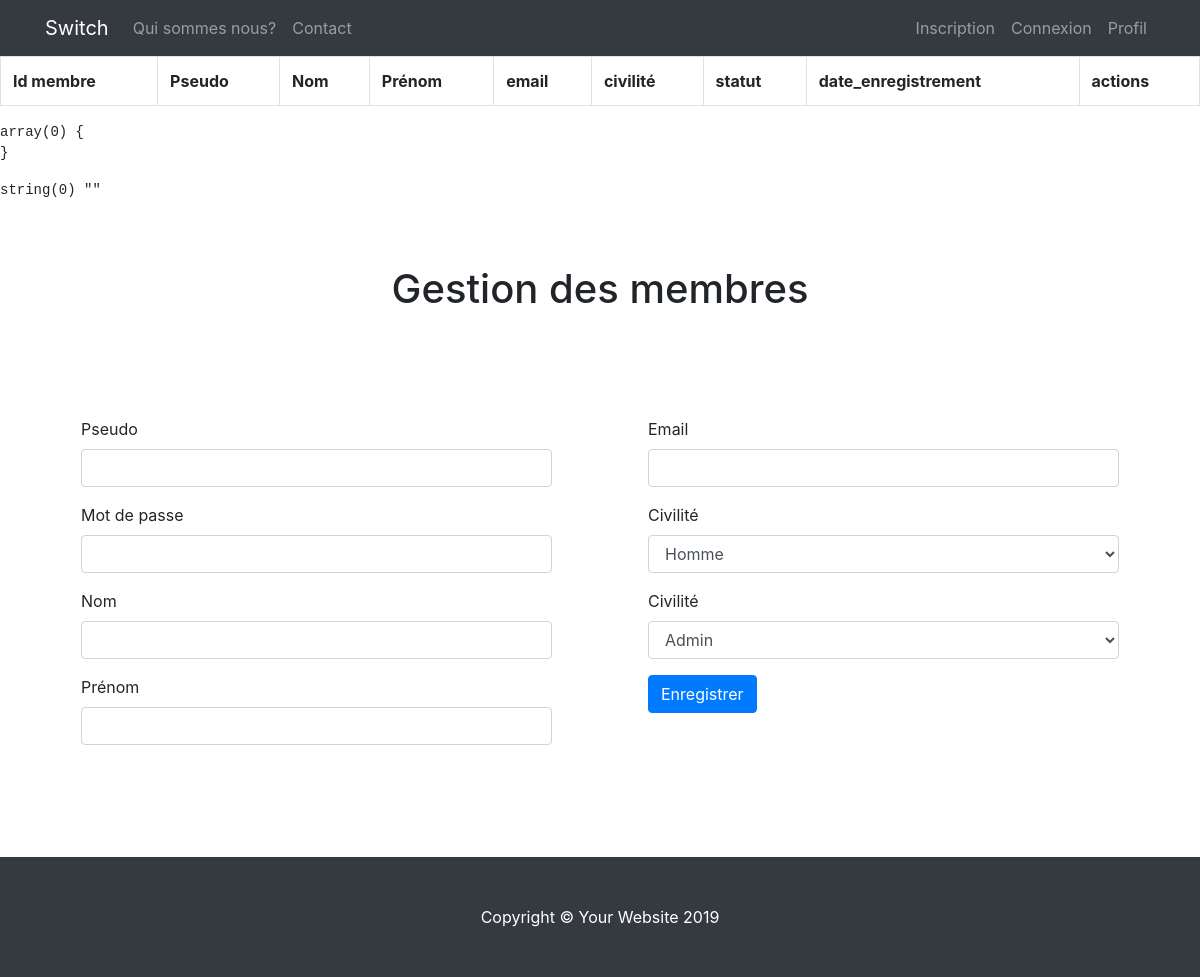
Before: /admin/gestion_membres.php with the older database file.
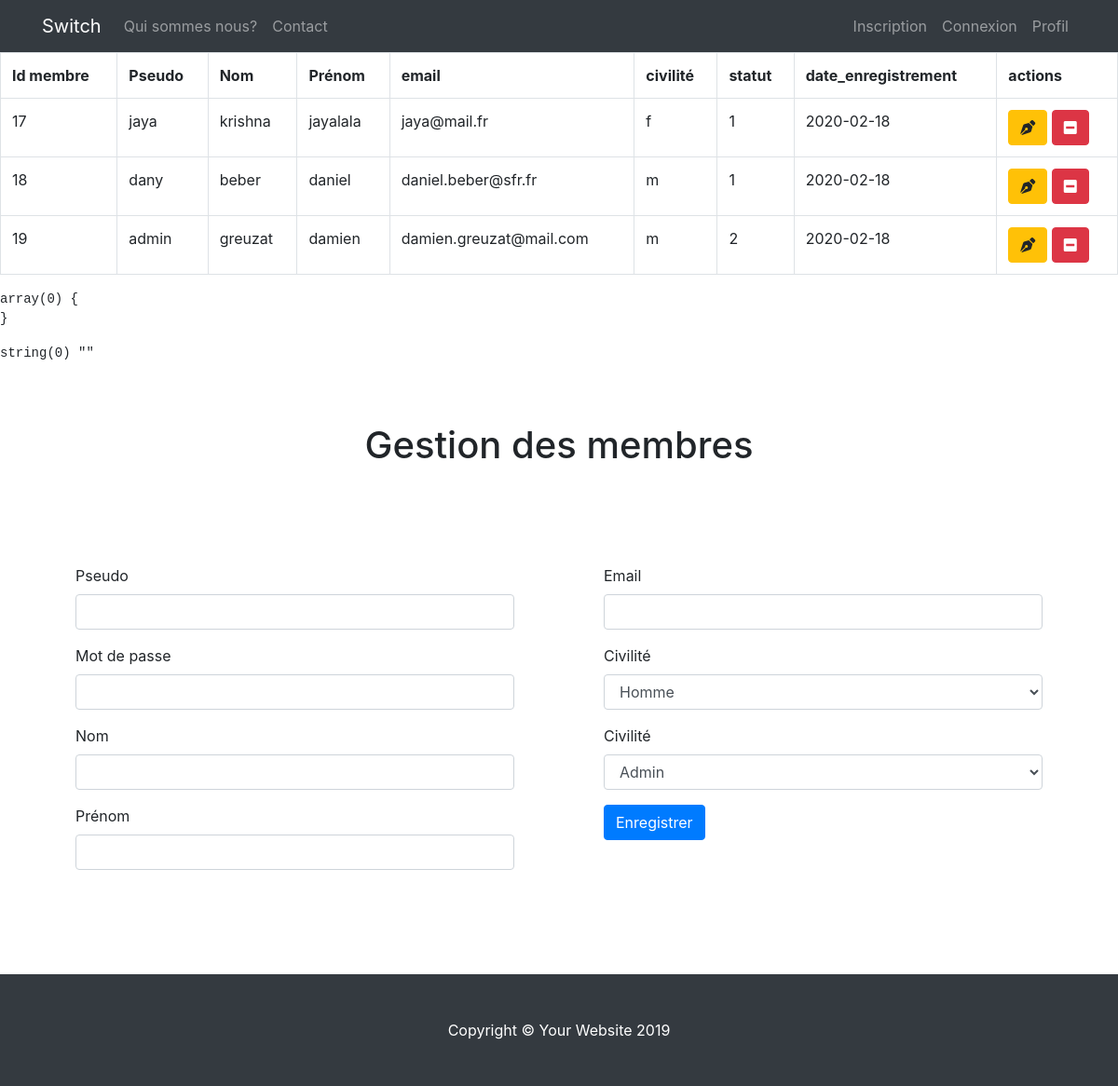
After: the same page with the newer database file.
### tables this page shows
CREATE TABLE IF NOT EXISTS `membre` (
  `id_membre` int(3) NOT NULL AUTO_INCREMENT,
  `pseudo` varchar(20) NOT NULL,
  `mdp` varchar(60) NOT NULL,
  `nom` varchar(20) NOT NULL,
  `prenom` varchar(20) NOT NULL,
  `email` varchar(50) NOT NULL,
  `civilite` enum('m','f') NOT NULL,
  `statut` int(1) NOT NULL,
  `date_enregistrement` date NOT NULL,
  PRIMARY KEY (`id_membre`)
);

### admin/gestion_membres.php (the view, shortened to what this page needs)
<?php
include '../inc/init.inc.php';
include '../inc/fonction.inc.php';
include '../inc/header.inc.php';
include '../inc/nav.inc.php';
$liste_membre = $pdo->query("SELECT * FROM membre");
echo '<div class="table-responsive">';
echo '<table class="table table-bordered">';
echo '<tr>';
echo '<th>Id membre</th>';
echo '<th>Pseudo</th>';
echo '<th>Nom</th>';
echo '<th>Prénom</th>';
echo '<th>email</th>';
echo '<th>civilité</th>';
echo '<th>statut</th>';
echo '<th>date_enregistrement</th>';
echo '<th>actions</th>';
echo '</tr>';
while($membre = $liste_membre->fetch(PDO::FETCH_ASSOC)) {
    echo '<tr>';
    echo '<td>' . $membre['id_membre'] . '</td>';
    echo '<td>' . $membre['pseudo'] . '</td>';
    echo '<td>' . $membre['nom'] . '</td>';
    echo '<td>' . $membre['prenom'] . '</td>';
    echo '<td>' . $membre['email'] . '</td>';
    echo '<td>' . $membre['civilite'] . '</td>';
    echo '<td>' . $membre['statut'] . '</td>';
    echo '<td>' . $membre['date_enregistrement'] . '</td>';
    echo '<td>
              <a href="?action=modifier&id_membre=' . $membre['id_membre'] . '" class="btn btn-warning"><i class="fas fa-pen-nib"></i></a>
              <a href="?action=supprimer&id_membre=' . $membre['id_membre'] . '" class="btn btn-danger" onclick="return(confirm(\'Etes-vous sûr ?\'))"><i class="fas fa-minus-square"></i></a>
          </td>';
    echo '</tr>';
        ?>
        <?php
}
echo '</table>';
echo '</div>';
if(empty($_GET['action']) || $_GET['action'] != 'modifier' && $_GET['action'] != 'supprimer') {
    ?>
    <section>
        <form action="" method="POST">
            <h1 class="text-center pt-5">Gestion des membres</h1>
            <div class="row p-5">
                <div class="col-6 p-5">
                    <div class="form-group">
                        <label for="pseudo">Pseudo</label>
                        <input type="text" id="pseudo" name="pseudo" class="form-control">
                    </div>
                    <div class="form-group">
                        <label for="mdp">Mot de passe</label>
                        <input type="password" id="mdp" name="mdp" class="form-control">
                    </div>
                    <div class="form-group">
                        <label for="nom">Nom</label>
                        <input type="text" id="nom" name="nom" class="form-control">
                    </div>
                    <div class="form-group">
                        <label for="prenom">Prénom</label>
                        <input type="text" id="prenom" name="prenom" class="form-control">
                    </div>
                </div>
                <div class="col-6 p-5">
                    <div class="form-group">
                        <label for="email">Email</label>
                        <input type="email" id="email" name="email" class="form-control">
                    </div>
                    <div class="form-group">
                        <label for="civilite">Civilité</label>
                        <select name="civilite" id="civilite" class="form-control">
                            <option>Homme</option>
                        </select>
                    </div>
                    <div class="form-group">
                        <label for="statut">Civilité</label>
                        <select name="statut" id="statut" class="form-control">
                            <option>Admin</option>
                        </select>
                    </div>
                    <div class="form-group">
                        <button type="submit" name="enregistrement" id="enregistrement"
                                class="btn btn-primary"> Enregistrer </button>
                    </div>
                </div>
            </div>
        </form>
    </section>
    <?php
}
include '../inc/footer.inc.php';

Changed rows visible on the page:
added membre: id_membre "17", pseudo "jaya", nom "krishna", prenom "jayalala", email "jaya@mail.fr", civilite "f", statut "1", date_enregistrement "2020-02-18"
added membre: id_membre "18", pseudo "dany", nom "beber", prenom "daniel", email "daniel.beber@sfr.fr", civilite "m", statut "1", date_enregistrement "2020-02-18"
added membre: id_membre "19", pseudo "admin", nom "greuzat", prenom "damien", email "damien.greuzat@mail.com", civilite "m", statut "2", date_enregistrement "2020-02-18"
